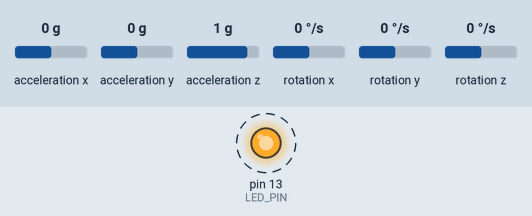
Simulated run of this sketch. Board: Arduino Uno, built with avr-gcc and run on an emulated ATmega328P. Shown: output pins drawn as LEDs (lit = HIGH). Dashed ring = blinking. The test bench sets the inputs (shaded band); at power-on: acceleration y 0 g, acceleration x 0 g, acceleration z 1 g, rotation x 0 °/s, rotation y 0 °/s, rotation z 0 °/s. What the sketch prints to the serial monitor is not drawn.

Above: at 1.2 s.
1.3 s: acceleration y set to -1.4 g
4.3 s: acceleration x set to -1.4 g
7.3 s: acceleration z set to -1.4 g
10.3 s: acceleration x set to 0 g
Timing chart, 0 to 12.8 s (numbered marks = the images above; inputs shaded):
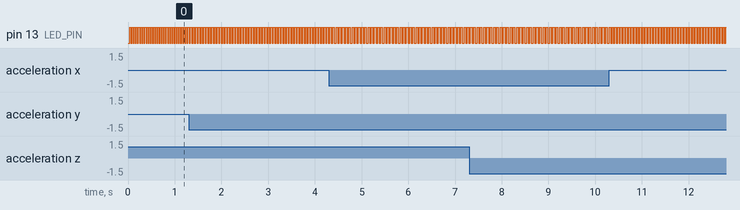

Measured:
- by itself, pin 13 (LED_PIN): alternates HIGH for 0.04 s and LOW for 0.04 s

The sketch:

sensor_transmiter.ino
```cpp
// I2C device class (I2Cdev) demonstration Arduino sketch for MPU6050 class
// 10/7/2011 by Jeff Rowberg <jeff@rowberg.net>
// Updates should (hopefully) always be available at https://github.com/jrowberg/i2cdevlib
//
// Changelog:
//      2013-05-08 - added multiple output formats
//                 - added seamless Fastwire support
//      2011-10-07 - initial release

/* ============================================
I2Cdev device library code is placed under the MIT license
Copyright (c) 2011 Jeff Rowberg

Permission is hereby granted, free of charge, to any person obtaining a copy
of this software and associated documentation files (the "Software"), to deal
in the Software without restriction, including without limitation the rights
to use, copy, modify, merge, publish, distribute, sublicense, and/or sell
copies of the Software, and to permit persons to whom the Software is
furnished to do so, subject to the following conditions:

The above copyright notice and this permission notice shall be included in
all copies or substantial portions of the Software.

THE SOFTWARE IS PROVIDED "AS IS", WITHOUT WARRANTY OF ANY KIND, EXPRESS OR
IMPLIED, INCLUDING BUT NOT LIMITED TO THE WARRANTIES OF MERCHANTABILITY,
FITNESS FOR A PARTICULAR PURPOSE AND NONINFRINGEMENT. IN NO EVENT SHALL THE
AUTHORS OR COPYRIGHT HOLDERS BE LIABLE FOR ANY CLAIM, DAMAGES OR OTHER
LIABILITY, WHETHER IN AN ACTION OF CONTRACT, TORT OR OTHERWISE, ARISING FROM,
OUT OF OR IN CONNECTION WITH THE SOFTWARE OR THE USE OR OTHER DEALINGS IN
THE SOFTWARE.
===============================================
*/

// I2Cdev and MPU6050 must be installed as libraries, or else the .cpp/.h files
// for both classes must be in the include path of your project
#include "I2Cdev.h"
#include "MPU6050.h"
#include <SoftwareSerial.h>

// Arduino Wire library is required if I2Cdev I2CDEV_ARDUINO_WIRE implementation
// is used in I2Cdev.h
#if I2CDEV_IMPLEMENTATION == I2CDEV_ARDUINO_WIRE
    #include "Wire.h"
#endif

// class default I2C address is 0x68
// specific I2C addresses may be passed as a parameter here
// AD0 low = 0x68 (default for InvenSense evaluation board)
// AD0 high = 0x69
MPU6050 accelgyro;
//MPU6050 accelgyro(0x69); // <-- use for AD0 high

int16_t ax, ay, az;
int16_t gx, gy, gz;


// uncomment "OUTPUT_READABLE_ACCELGYRO" if you want to see a tab-separated
// list of the accel X/Y/Z and then gyro X/Y/Z values in decimal. Easy to read,
// not so easy to parse, and slow(er) over UART.
#define OUTPUT_READABLE_ACCELGYRO

// uncomment "OUTPUT_BINARY_ACCELGYRO" to send all 6 axes of data as 16-bit
// binary, one right after the other. This is very fast (as fast as possible
// without compression or data loss), and easy to parse, but impossible to read
// for a human.
//#define OUTPUT_BINARY_ACCELGYRO


#define LED_PIN 13

bool blinkState = false;

SoftwareSerial BTSerial(10, 11);   // RX | TX

void setup() {
    // join I2C bus (I2Cdev library doesn't do this automatically)
    #if I2CDEV_IMPLEMENTATION == I2CDEV_ARDUINO_WIRE
        Wire.begin();
    #elif I2CDEV_IMPLEMENTATION == I2CDEV_BUILTIN_FASTWIRE
        Fastwire::setup(400, true);
    #endif

    // initialize serial communication
    // (38400 chosen because it works as well at 8MHz as it does at 16MHz, but
    // it's really up to you depending on your project)
    Serial.begin(38400);
    BTSerial.begin(9600);

    // initialize device
    Serial.println("Initializing I2C devices...");
    Serial.println("Initializing Data on Bluetooth");
    accelgyro.initialize();

    // verify connection
    Serial.println("Testing device connections...");
    Serial.println(accelgyro.testConnection() ? "MPU6050 connection successful" : "MPU6050 connection failed");

    // use the code below to change accel/gyro offset values
    /*
    Serial.println("Updating internal sensor offsets...");
    // -76	-2359	1688	0	0	0
    Serial.print(accelgyro.getXAccelOffset()); Serial.print("\t"); // -76
    Serial.print(accelgyro.getYAccelOffset()); Serial.print("\t"); // -2359
    Serial.print(accelgyro.getZAccelOffset()); Serial.print("\t"); // 1688
    Serial.print(accelgyro.getXGyroOffset()); Serial.print("\t"); // 0
    Serial.print(accelgyro.getYGyroOffset()); Serial.print("\t"); // 0
    Serial.print(accelgyro.getZGyroOffset()); Serial.print("\t"); // 0
    Serial.print("\n");
    accelgyro.setXGyroOffset(220);
    accelgyro.setYGyroOffset(76);
    accelgyro.setZGyroOffset(-85);
    Serial.print(accelgyro.getXAccelOffset()); Serial.print("\t"); // -76
    Serial.print(accelgyro.getYAccelOffset()); Serial.print("\t"); // -2359
    Serial.print(accelgyro.getZAccelOffset()); Serial.print("\t"); // 1688
    Serial.print(accelgyro.getXGyroOffset()); Serial.print("\t"); // 0
    Serial.print(accelgyro.getYGyroOffset()); Serial.print("\t"); // 0
    Serial.print(accelgyro.getZGyroOffset()); Serial.print("\t"); // 0
    Serial.print("\n");
    */

    // configure Arduino LED for
    pinMode(LED_PIN, OUTPUT);
}

void loop() {
    // read raw accel/gyro measurements from device
    accelgyro.getMotion6(&ax, &ay, &az, &gx, &gy, &gz);

    // these methods (and a few others) are also available
    //accelgyro.getAcceleration(&ax, &ay, &az);
    //accelgyro.getRotation(&gx, &gy, &gz);

    #ifdef OUTPUT_READABLE_ACCELGYRO
        // display tab-separated accel/gyro x/y/z values
        Serial.print("a/g:\t");
        Serial.print(ax); Serial.print("\t");
        Serial.print(ay); Serial.print("\t");
        Serial.print(az); Serial.print("\t");
        Serial.print(gx); Serial.print("\t");
        Serial.print(gy); Serial.print("\t");
        Serial.println(gz);

        BTSerial.print("a/g:\t");
        BTSerial.print(ax); Serial.print(",\t");
        BTSerial.print(ay); Serial.print(",\t");
        BTSerial.print(az); Serial.print(",\t");
        BTSerial.print(gx); Serial.print(",\t");
        BTSerial.print(gy); Serial.print(",\t");
        BTSerial.println(gz);
    #endif

    #ifdef OUTPUT_BINARY_ACCELGYRO
        Serial.write((uint8_t)(ax >> 8)); Serial.write((uint8_t)(ax & 0xFF));
        Serial.write((uint8_t)(ay >> 8)); Serial.write((uint8_t)(ay & 0xFF));
        Serial.write((uint8_t)(az >> 8)); Serial.write((uint8_t)(az & 0xFF));
        Serial.write((uint8_t)(gx >> 8)); Serial.write((uint8_t)(gx & 0xFF));
        Serial.write((uint8_t)(gy >> 8)); Serial.write((uint8_t)(gy & 0xFF));
        Serial.write((uint8_t)(gz >> 8)); Serial.write((uint8_t)(gz & 0xFF));
    #endif

    // blink LED to indicate activity
    blinkState = !blinkState;
    digitalWrite(LED_PIN, blinkState);
}
```
